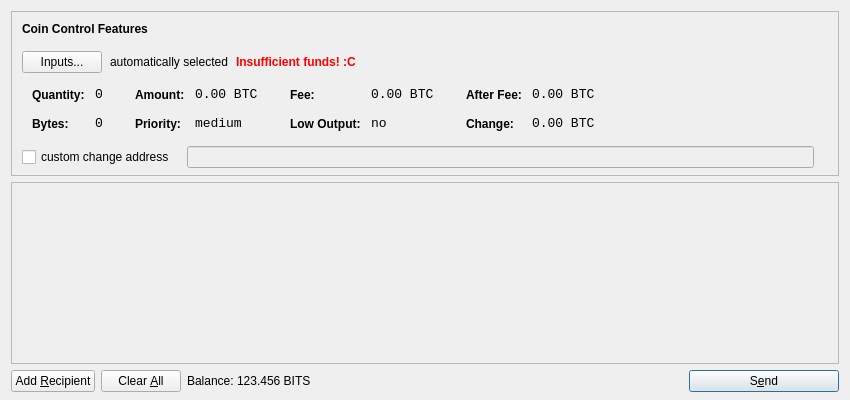
<?xml version="1.0" encoding="UTF-8"?>
<ui version="4.0">
 <class>SendCoinsDialog</class>
 <widget class="QDialog" name="SendCoinsDialog">
  <property name="geometry">
   <rect>
    <x>0</x>
    <y>0</y>
    <width>850</width>
    <height>400</height>
   </rect>
  </property>
  <property name="windowTitle">
   <string>Send Coins</string>
  </property>
  <layout class="QVBoxLayout" name="verticalLayout" stretch="0,1,0">
   <property name="bottomMargin">
    <number>8</number>
   </property>
   <item>
    <widget class="QFrame" name="frameCoinControl">
     <property name="sizePolicy">
      <sizepolicy hsizetype="Expanding" vsizetype="Expanding">
       <horstretch>0</horstretch>
       <verstretch>0</verstretch>
      </sizepolicy>
     </property>
     <property name="maximumSize">
      <size>
       <width>16777215</width>
       <height>16777215</height>
      </size>
     </property>
     <property name="frameShape">
      <enum>QFrame::StyledPanel</enum>
     </property>
     <property name="frameShadow">
      <enum>QFrame::Sunken</enum>
     </property>
     <layout class="QVBoxLayout" name="verticalLayoutCoinControl2">
      <property name="spacing">
       <number>-1</number>
      </property>
      <property name="leftMargin">
       <number>0</number>
      </property>
      <property name="topMargin">
       <number>0</number>
      </property>
      <property name="rightMargin">
       <number>0</number>
      </property>
      <property name="bottomMargin">
       <number>6</number>
      </property>
      <item>
       <layout class="QVBoxLayout" name="verticalLayoutCoinControl" stretch="0,0,0,0,1">
        <property name="spacing">
         <number>0</number>
        </property>
        <property name="leftMargin">
         <number>10</number>
        </property>
        <property name="topMargin">
         <number>10</number>
        </property>
        <item>
         <layout class="QHBoxLayout" name="horizontalLayoutCoinControl1">
          <property name="bottomMargin">
           <number>15</number>
          </property>
          <item>
           <widget class="QLabel" name="labelCoinControlFeatures">
            <property name="sizePolicy">
             <sizepolicy hsizetype="Preferred" vsizetype="Maximum">
              <horstretch>0</horstretch>
              <verstretch>0</verstretch>
             </sizepolicy>
            </property>
            <property name="font">
             <font>
              <weight>75</weight>
              <bold>true</bold>
             </font>
            </property>
            <property name="styleSheet">
             <string notr="true">font-weight:bold;</string>
            </property>
            <property name="text">
             <string>Coin Control Features</string>
            </property>
           </widget>
          </item>
         </layout>
        </item>
        <item>
         <layout class="QHBoxLayout" name="horizontalLayoutCoinControl2" stretch="0,0,0,0">
          <property name="spacing">
           <number>8</number>
          </property>
          <property name="bottomMargin">
           <number>10</number>
          </property>
          <item>
           <widget class="QPushButton" name="pushButtonCoinControl">
            <property name="styleSheet">
             <string notr="true"/>
            </property>
            <property name="text">
             <string>Inputs...</string>
            </property>
           </widget>
          </item>
          <item>
           <widget class="QLabel" name="labelCoinControlAutomaticallySelected">
            <property name="text">
             <string>automatically selected</string>
            </property>
            <property name="margin">
             <number>5</number>
            </property>
           </widget>
          </item>
          <item>
           <widget class="QLabel" name="labelCoinControlInsuffFunds">
            <property name="font">
             <font>
              <weight>75</weight>
              <bold>true</bold>
             </font>
            </property>
            <property name="styleSheet">
             <string notr="true">color:red;font-weight:bold;</string>
            </property>
            <property name="text">
             <string>Insufficient funds! :C</string>
            </property>
            <property name="margin">
             <number>5</number>
            </property>
           </widget>
          </item>
          <item>
           <spacer name="horizontalSpacerCoinControl">
            <property name="orientation">
             <enum>Qt::Horizontal</enum>
            </property>
            <property name="sizeHint" stdset="0">
             <size>
              <width>40</width>
              <height>1</height>
             </size>
            </property>
           </spacer>
          </item>
         </layout>
        </item>
        <item>
         <widget class="QWidget" name="widgetCoinControl" native="true">
          <property name="sizePolicy">
           <sizepolicy hsizetype="Preferred" vsizetype="Preferred">
            <horstretch>0</horstretch>
            <verstretch>0</verstretch>
           </sizepolicy>
          </property>
          <property name="minimumSize">
           <size>
            <width>0</width>
            <height>0</height>
           </size>
          </property>
          <property name="styleSheet">
           <string notr="true"/>
          </property>
          <layout class="QHBoxLayout" name="horizontalLayoutCoinControl5">
           <property name="margin">
            <number>0</number>
           </property>
           <item>
            <layout class="QHBoxLayout" name="horizontalLayoutCoinControl3" stretch="0,0,0,1">
             <property name="spacing">
              <number>20</number>
             </property>
             <property name="topMargin">
              <number>0</number>
             </property>
             <property name="bottomMargin">
              <number>10</number>
             </property>
             <item>
              <layout class="QFormLayout" name="formLayoutCoinControl1">
               <property name="horizontalSpacing">
                <number>10</number>
               </property>
               <property name="verticalSpacing">
                <number>14</number>
               </property>
               <property name="leftMargin">
                <number>10</number>
               </property>
               <property name="topMargin">
                <number>4</number>
               </property>
               <property name="rightMargin">
                <number>6</number>
               </property>
               <item row="0" column="0">
                <widget class="QLabel" name="labelCoinControlQuantityText">
                 <property name="styleSheet">
                  <string notr="true">font-weight:bold;</string>
                 </property>
                 <property name="text">
                  <string>Quantity:</string>
                 </property>
                 <property name="margin">
                  <number>0</number>
                 </property>
                </widget>
               </item>
               <item row="0" column="1">
                <widget class="QLabel" name="labelCoinControlQuantity">
                 <property name="font">
                  <font>
                   <family>Monospace</family>
                   <pointsize>10</pointsize>
                  </font>
                 </property>
                 <property name="cursor">
                  <cursorShape>IBeamCursor</cursorShape>
                 </property>
                 <property name="contextMenuPolicy">
                  <enum>Qt::ActionsContextMenu</enum>
                 </property>
                 <property name="text">
                  <string notr="true">0</string>
                 </property>
                 <property name="margin">
                  <number>0</number>
                 </property>
                 <property name="textInteractionFlags">
                  <set>Qt::LinksAccessibleByMouse|Qt::TextSelectableByKeyboard|Qt::TextSelectableByMouse</set>
                 </property>
                </widget>
               </item>
               <item row="1" column="0">
                <widget class="QLabel" name="labelCoinControlBytesText">
                 <property name="styleSheet">
                  <string notr="true">font-weight:bold;</string>
                 </property>
                 <property name="text">
                  <string>Bytes:</string>
                 </property>
                </widget>
               </item>
               <item row="1" column="1">
                <widget class="QLabel" name="labelCoinControlBytes">
                 <property name="font">
                  <font>
                   <family>Monospace</family>
                   <pointsize>10</pointsize>
                  </font>
                 </property>
                 <property name="cursor">
                  <cursorShape>IBeamCursor</cursorShape>
                 </property>
                 <property name="contextMenuPolicy">
                  <enum>Qt::ActionsContextMenu</enum>
                 </property>
                 <property name="text">
                  <string notr="true">0</string>
                 </property>
                 <property name="textInteractionFlags">
                  <set>Qt::LinksAccessibleByMouse|Qt::TextSelectableByKeyboard|Qt::TextSelectableByMouse</set>
                 </property>
                </widget>
               </item>
              </layout>
             </item>
             <item>
              <layout class="QFormLayout" name="formLayoutCoinControl2">
               <property name="horizontalSpacing">
                <number>10</number>
               </property>
               <property name="verticalSpacing">
                <number>14</number>
               </property>
               <property name="leftMargin">
                <number>6</number>
               </property>
               <property name="topMargin">
                <number>4</number>
               </property>
               <property name="rightMargin">
                <number>6</number>
               </property>
               <item row="0" column="0">
                <widget class="QLabel" name="labelCoinControlAmountText">
                 <property name="styleSheet">
                  <string notr="true">font-weight:bold;</string>
                 </property>
                 <property name="text">
                  <string>Amount:</string>
                 </property>
                 <property name="margin">
                  <number>0</number>
                 </property>
                </widget>
               </item>
               <item row="0" column="1">
                <widget class="QLabel" name="labelCoinControlAmount">
                 <property name="font">
                  <font>
                   <family>Monospace</family>
                   <pointsize>10</pointsize>
                  </font>
                 </property>
                 <property name="cursor">
                  <cursorShape>IBeamCursor</cursorShape>
                 </property>
                 <property name="contextMenuPolicy">
                  <enum>Qt::ActionsContextMenu</enum>
                 </property>
                 <property name="text">
                  <string notr="true">0.00 BTC</string>
                 </property>
                 <property name="textInteractionFlags">
                  <set>Qt::LinksAccessibleByMouse|Qt::TextSelectableByKeyboard|Qt::TextSelectableByMouse</set>
                 </property>
                </widget>
               </item>
               <item row="1" column="0">
                <widget class="QLabel" name="labelCoinControlPriorityText">
                 <property name="styleSheet">
                  <string notr="true">font-weight:bold;</string>
                 </property>
                 <property name="text">
                  <string>Priority:</string>
                 </property>
                </widget>
               </item>
               <item row="1" column="1">
                <widget class="QLabel" name="labelCoinControlPriority">
                 <property name="font">
                  <font>
                   <family>Monospace</family>
                   <pointsize>10</pointsize>
                  </font>
                 </property>
                 <property name="cursor">
                  <cursorShape>IBeamCursor</cursorShape>
                 </property>
                 <property name="contextMenuPolicy">
                  <enum>Qt::ActionsContextMenu</enum>
                 </property>
                 <property name="text">
                  <string>medium</string>
                 </property>
                 <property name="textInteractionFlags">
                  <set>Qt::LinksAccessibleByMouse|Qt::TextSelectableByKeyboard|Qt::TextSelectableByMouse</set>
                 </property>
                </widget>
               </item>
              </layout>
             </item>
             <item>
              <layout class="QFormLayout" name="formLayoutCoinControl3">
               <property name="horizontalSpacing">
                <number>10</number>
               </property>
               <property name="verticalSpacing">
                <number>14</number>
               </property>
               <property name="leftMargin">
                <number>6</number>
               </property>
               <property name="topMargin">
                <number>4</number>
               </property>
               <property name="rightMargin">
                <number>6</number>
               </property>
               <item row="0" column="0">
                <widget class="QLabel" name="labelCoinControlFeeText">
                 <property name="styleSheet">
                  <string notr="true">font-weight:bold;</string>
                 </property>
                 <property name="text">
                  <string>Fee:</string>
                 </property>
                 <property name="margin">
                  <number>0</number>
                 </property>
                </widget>
               </item>
               <item row="0" column="1">
                <widget class="QLabel" name="labelCoinControlFee">
                 <property name="font">
                  <font>
                   <family>Monospace</family>
                   <pointsize>10</pointsize>
                  </font>
                 </property>
                 <property name="cursor">
                  <cursorShape>IBeamCursor</cursorShape>
                 </property>
                 <property name="contextMenuPolicy">
                  <enum>Qt::ActionsContextMenu</enum>
                 </property>
                 <property name="text">
                  <string notr="true">0.00 BTC</string>
                 </property>
                 <property name="textInteractionFlags">
                  <set>Qt::LinksAccessibleByMouse|Qt::TextSelectableByKeyboard|Qt::TextSelectableByMouse</set>
                 </property>
                </widget>
               </item>
               <item row="1" column="0">
                <widget class="QLabel" name="labelCoinControlLowOutputText">
                 <property name="styleSheet">
                  <string notr="true">font-weight:bold;</string>
                 </property>
                 <property name="text">
                  <string>Low Output:</string>
                 </property>
                </widget>
               </item>
               <item row="1" column="1">
                <widget class="QLabel" name="labelCoinControlLowOutput">
                 <property name="font">
                  <font>
                   <family>Monospace</family>
                   <pointsize>10</pointsize>
                  </font>
                 </property>
                 <property name="cursor">
                  <cursorShape>IBeamCursor</cursorShape>
                 </property>
                 <property name="contextMenuPolicy">
                  <enum>Qt::ActionsContextMenu</enum>
                 </property>
                 <property name="text">
                  <string>no</string>
                 </property>
                 <property name="textInteractionFlags">
                  <set>Qt::LinksAccessibleByMouse|Qt::TextSelectableByKeyboard|Qt::TextSelectableByMouse</set>
                 </property>
                </widget>
               </item>
              </layout>
             </item>
             <item>
              <layout class="QFormLayout" name="formLayoutCoinControl4">
               <property name="horizontalSpacing">
                <number>10</number>
               </property>
               <property name="verticalSpacing">
                <number>14</number>
               </property>
               <property name="leftMargin">
                <number>6</number>
               </property>
               <property name="topMargin">
                <number>4</number>
               </property>
               <property name="rightMargin">
                <number>6</number>
               </property>
               <item row="0" column="0">
                <widget class="QLabel" name="labelCoinControlAfterFeeText">
                 <property name="styleSheet">
                  <string notr="true">font-weight:bold;</string>
                 </property>
                 <property name="text">
                  <string>After Fee:</string>
                 </property>
                 <property name="margin">
                  <number>0</number>
                 </property>
                </widget>
               </item>
               <item row="0" column="1">
                <widget class="QLabel" name="labelCoinControlAfterFee">
                 <property name="font">
                  <font>
                   <family>Monospace</family>
                   <pointsize>10</pointsize>
                  </font>
                 </property>
                 <property name="cursor">
                  <cursorShape>IBeamCursor</cursorShape>
                 </property>
                 <property name="contextMenuPolicy">
                  <enum>Qt::ActionsContextMenu</enum>
                 </property>
                 <property name="text">
                  <string notr="true">0.00 BTC</string>
                 </property>
                 <property name="textInteractionFlags">
                  <set>Qt::LinksAccessibleByMouse|Qt::TextSelectableByKeyboard|Qt::TextSelectableByMouse</set>
                 </property>
                </widget>
               </item>
               <item row="1" column="0">
                <widget class="QLabel" name="labelCoinControlChangeText">
                 <property name="styleSheet">
                  <string notr="true">font-weight:bold;</string>
                 </property>
                 <property name="text">
                  <string>Change:</string>
                 </property>
                </widget>
               </item>
               <item row="1" column="1">
                <widget class="QLabel" name="labelCoinControlChange">
                 <property name="font">
                  <font>
                   <family>Monospace</family>
                   <pointsize>10</pointsize>
                  </font>
                 </property>
                 <property name="cursor">
                  <cursorShape>IBeamCursor</cursorShape>
                 </property>
                 <property name="contextMenuPolicy">
                  <enum>Qt::ActionsContextMenu</enum>
                 </property>
                 <property name="text">
                  <string notr="true">0.00 BTC</string>
                 </property>
                 <property name="textInteractionFlags">
                  <set>Qt::LinksAccessibleByMouse|Qt::TextSelectableByKeyboard|Qt::TextSelectableByMouse</set>
                 </property>
                </widget>
               </item>
              </layout>
             </item>
            </layout>
           </item>
          </layout>
         </widget>
        </item>
        <item>
         <layout class="QHBoxLayout" name="horizontalLayoutCoinControl4" stretch="0,0,0">
          <property name="spacing">
           <number>12</number>
          </property>
          <property name="sizeConstraint">
           <enum>QLayout::SetDefaultConstraint</enum>
          </property>
          <property name="topMargin">
           <number>5</number>
          </property>
          <property name="rightMargin">
           <number>5</number>
          </property>
          <item>
           <widget class="QCheckBox" name="checkBoxCoinControlChange">
            <property name="text">
             <string>custom change address</string>
            </property>
           </widget>
          </item>
          <item>
           <widget class="QLineEdit" name="lineEditCoinControlChange">
            <property name="enabled">
             <bool>false</bool>
            </property>
            <property name="sizePolicy">
             <sizepolicy hsizetype="Expanding" vsizetype="Fixed">
              <horstretch>0</horstretch>
              <verstretch>0</verstretch>
             </sizepolicy>
            </property>
           </widget>
          </item>
          <item>
           <widget class="QLabel" name="labelCoinControlChangeLabel">
            <property name="sizePolicy">
             <sizepolicy hsizetype="Preferred" vsizetype="Expanding">
              <horstretch>0</horstretch>
              <verstretch>0</verstretch>
             </sizepolicy>
            </property>
            <property name="minimumSize">
             <size>
              <width>0</width>
              <height>0</height>
             </size>
            </property>
            <property name="text">
             <string/>
            </property>
            <property name="margin">
             <number>3</number>
            </property>
           </widget>
          </item>
         </layout>
        </item>
        <item>
         <spacer name="verticalSpacerCoinControl">
          <property name="orientation">
           <enum>Qt::Vertical</enum>
          </property>
          <property name="sizeHint" stdset="0">
           <size>
            <width>800</width>
            <height>1</height>
           </size>
          </property>
         </spacer>
        </item>
       </layout>
      </item>
     </layout>
    </widget>
   </item>
   <item>
    <widget class="QScrollArea" name="scrollArea">
     <property name="widgetResizable">
      <bool>true</bool>
     </property>
     <widget class="QWidget" name="scrollAreaWidgetContents">
      <property name="geometry">
       <rect>
        <x>0</x>
        <y>0</y>
        <width>830</width>
        <height>165</height>
       </rect>
      </property>
      <layout class="QVBoxLayout" name="verticalLayout_2">
       <property name="margin">
        <number>0</number>
       </property>
       <item>
        <layout class="QVBoxLayout" name="entries">
         <property name="spacing">
          <number>6</number>
         </property>
        </layout>
       </item>
       <item>
        <spacer name="verticalSpacer">
         <property name="orientation">
          <enum>Qt::Vertical</enum>
         </property>
         <property name="sizeHint" stdset="0">
          <size>
           <width>20</width>
           <height>40</height>
          </size>
         </property>
        </spacer>
       </item>
      </layout>
     </widget>
    </widget>
   </item>
   <item>
    <layout class="QHBoxLayout" name="horizontalLayout">
     <item>
      <widget class="QPushButton" name="addButton">
       <property name="toolTip">
        <string>Send to multiple recipients at once</string>
       </property>
       <property name="text">
        <string>Add &amp;Recipient</string>
       </property>
       <property name="icon">
        <iconset resource="../bitcoin.qrc">
         <normaloff>:/icons/add</normaloff>:/icons/add</iconset>
       </property>
       <property name="autoDefault">
        <bool>false</bool>
       </property>
      </widget>
     </item>
     <item>
      <widget class="QPushButton" name="clearButton">
       <property name="sizePolicy">
        <sizepolicy hsizetype="Minimum" vsizetype="Fixed">
         <horstretch>0</horstretch>
         <verstretch>0</verstretch>
        </sizepolicy>
       </property>
       <property name="toolTip">
        <string>Remove all transaction fields</string>
       </property>
       <property name="text">
        <string>Clear &amp;All</string>
       </property>
       <property name="icon">
        <iconset resource="../bitcoin.qrc">
         <normaloff>:/icons/remove</normaloff>:/icons/remove</iconset>
       </property>
       <property name="autoRepeatDelay">
        <number>300</number>
       </property>
       <property name="autoDefault">
        <bool>false</bool>
       </property>
      </widget>
     </item>
     <item>
      <layout class="QHBoxLayout" name="horizontalLayout_2">
       <property name="spacing">
        <number>3</number>
       </property>
       <item>
        <widget class="QLabel" name="label">
         <property name="text">
          <string>Balance:</string>
         </property>
        </widget>
       </item>
       <item>
        <widget class="QLabel" name="labelBalance">
         <property name="cursor">
          <cursorShape>IBeamCursor</cursorShape>
         </property>
         <property name="text">
          <string>123.456 BITS</string>
         </property>
         <property name="textInteractionFlags">
          <set>Qt::LinksAccessibleByMouse|Qt::TextSelectableByKeyboard|Qt::TextSelectableByMouse</set>
         </property>
        </widget>
       </item>
      </layout>
     </item>
     <item>
      <spacer name="horizontalSpacer">
       <property name="orientation">
        <enum>Qt::Horizontal</enum>
       </property>
       <property name="sizeHint" stdset="0">
        <size>
         <width>40</width>
         <height>20</height>
        </size>
       </property>
      </spacer>
     </item>
     <item>
      <widget class="QPushButton" name="sendButton">
       <property name="minimumSize">
        <size>
         <width>150</width>
         <height>0</height>
        </size>
       </property>
       <property name="toolTip">
        <string>Confirm the send action</string>
       </property>
       <property name="text">
        <string>S&amp;end</string>
       </property>
       <property name="icon">
        <iconset resource="../bitcoin.qrc">
         <normaloff>:/icons/send</normaloff>:/icons/send</iconset>
       </property>
       <property name="default">
        <bool>true</bool>
       </property>
      </widget>
     </item>
    </layout>
   </item>
  </layout>
 </widget>
 <resources>
  <include location="../bitcoin.qrc"/>
 </resources>
 <connections/>
</ui>
